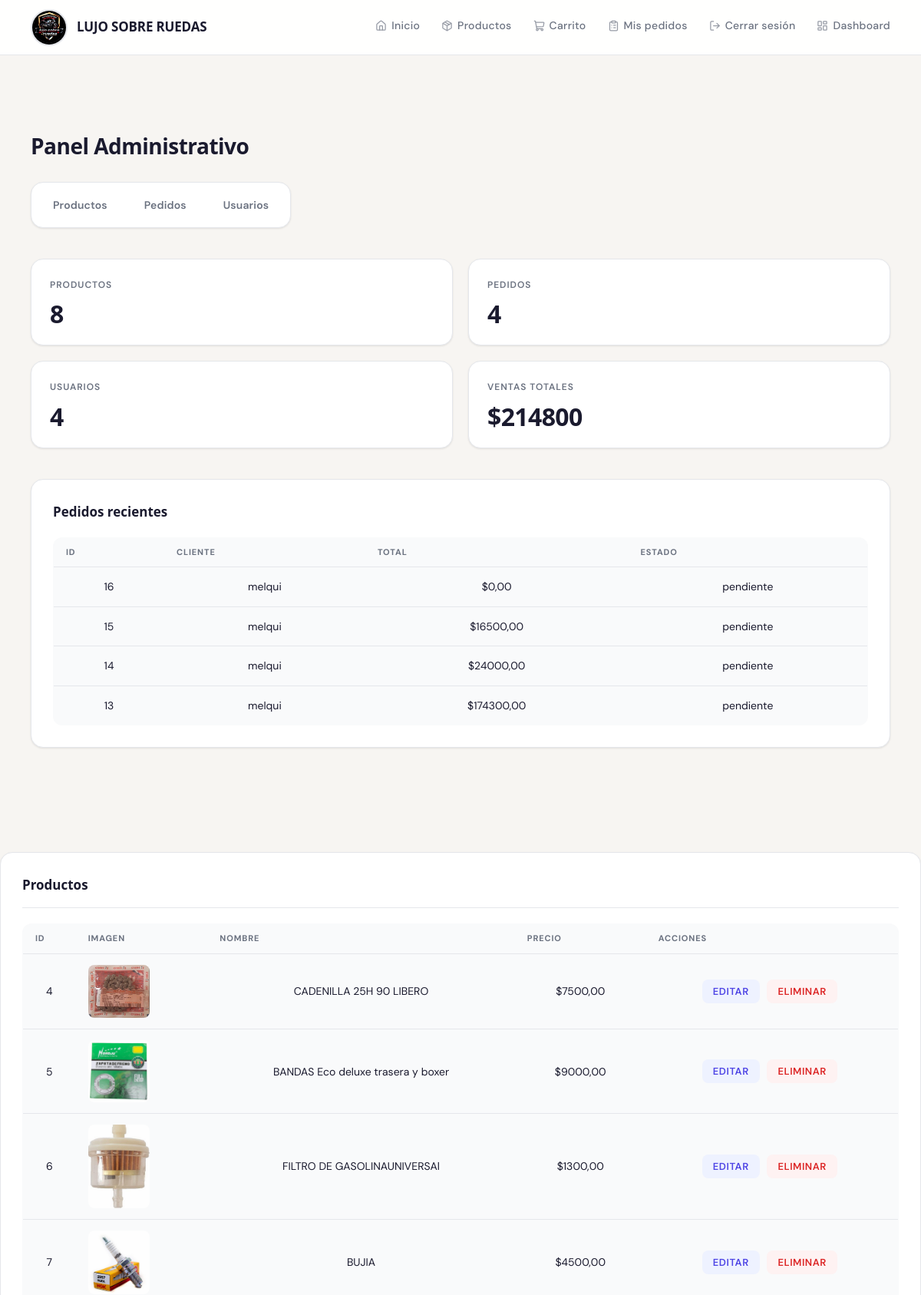
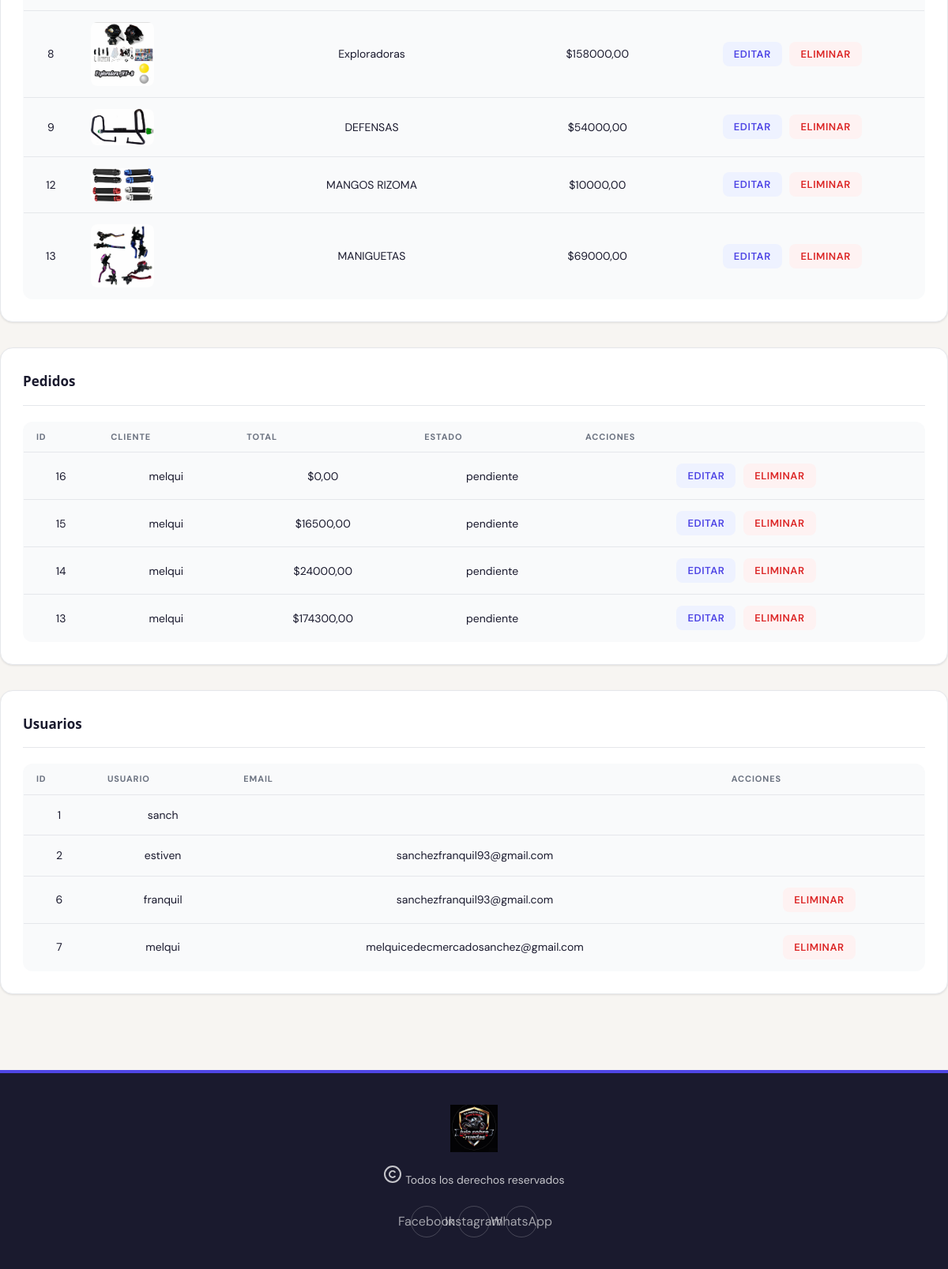
The app's page /dashboard/ (signed in) with its own data (2 pictures, top to bottom).
### TiendaApp/models.py (models this page shows, shortened)
class Pedido(models.Model):
    ESTADOS = (
        ('pendiente', 'Pendiente'),
        ('procesando', 'Procesando'),
        ('enviado', 'Enviado'),
        ('entregado', 'Entregado'),
    )
    usuario = models.ForeignKey(
        User,
        on_delete=models.CASCADE
    )
    nombre = models.CharField(max_length=200)
    email = models.EmailField()
    telefono = models.CharField(max_length=20)
    direccion = models.TextField()
    ciudad = models.CharField(max_length=100)
    total = models.DecimalField(
        max_digits=10,
        decimal_places=2
    )
    estado = models.CharField(
        max_length=20,
        choices=ESTADOS,
        default='pendiente'
    )
    fecha = models.DateTimeField(auto_now_add=True)

class Producto(models.Model):
    nombre = models.CharField(max_length=200)
    slug = models.SlugField(
        unique=True,
        blank=True
    )
    descripcion = models.TextField()
    precio = models.DecimalField(
        max_digits=10,
        decimal_places=2
    )
    imagen = models.ImageField(
        upload_to='productos/'
    )
    disponible = models.BooleanField(default=True)
    fecha_creacion = models.DateTimeField(auto_now_add=True)

### TiendaApp/views.py (the view)
@staff_member_required
def dashboard(request):
    total_productos = Producto.objects.count()
    total_pedidos = Pedido.objects.count()
    total_usuarios = User.objects.count()
    ventas_totales = Pedido.objects.aggregate(
        total=Sum('total')
    )['total'] or 0
    pedidos_recientes = Pedido.objects.order_by(
        '-fecha'
    )[:5]
    productos = Producto.objects.all()
    pedidos = Pedido.objects.all().order_by(
        '-fecha'
    )
    usuarios = User.objects.all()
    contexto = {
        'total_productos': total_productos,
        'total_pedidos': total_pedidos,
        'total_usuarios': total_usuarios,
        'ventas_totales': ventas_totales,
        'pedidos_recientes': pedidos_recientes,
        'productos': productos,
        'pedidos': pedidos,
        'usuarios': usuarios,
    }
    return render(
        request,
        'TiendaApp/dashboard.html',
        contexto
    )

### TiendaApp/templates/tiendaApp/dashboard.html (shortened to what this page needs)
{% extends 'TiendaApp/base.html' %}
{% block content %}
<section class="dashboard">
    <h1 class="dashboard-title">
        Panel Administrativo
    </h1>
    <div class="dashboard-links">
    <a href="#productos">
        Productos
    </a>
    <a href="#pedidos">
        Pedidos
    </a>
    <a href="#usuarios">
        Usuarios
    </a>
</div>
    <div class="dashboard-cards">
        <div class="dashboard-card">
            <h2>
                Productos
            </h2>
            <p>
                {{ total_productos }}
            </p>
        </div>
        <div class="dashboard-card">
            <h2>
                Pedidos
            </h2>
            <p>
                {{ total_pedidos }}
            </p>
        </div>
        <div class="dashboard-card">
            <h2>
                Usuarios
            </h2>
            <p>
                {{ total_usuarios }}
            </p>
        </div>
        <div class="dashboard-card">
            <h2>
                Ventas Totales
            </h2>
            <p>
                ${{ ventas_totales }}
            </p>
        </div>
    </div>
    <div class="pedidos-recientes">
        <h2>
            Pedidos recientes
        </h2>
        <table>
            <thead>
                <tr>
                    <th>ID</th>
                    <th>Cliente</th>
                    <th>Total</th>
                    <th>Estado</th>
                </tr>
            </thead>
            <tbody>
                {% for pedido in pedidos_recientes %}
                <tr>
                    <td>
                        {{ pedido.id }}
                    </td>
                    <td>
                        {{ pedido.nombre }}
                    </td>
                    <td>
                        ${{ pedido.total }}
                    </td>
                    <td>
                        {{ pedido.estado }}
                    </td>
                </tr>
                {% endfor %}
            </tbody>
        </table>
    </div>
</section>
<div
    class="admin-section"
    id="productos"
>
    <h2>
        Productos
    </h2>
    <table>
        <thead>
            <tr>
                <th>ID</th>
                <th>Imagen</th>
                <th>Nombre</th>
                <th>Precio</th>
                <th>Acciones</th>
            </tr>
        </thead>
        <tbody>
            {% for producto in productos %}
            <tr>
                <td>
                    {{ producto.id }}
                </td>
                <td>
                    <img
                        src="{{ producto.imagen.url }}"
                        width="80"
                    >
                </td>
                <td>
                    {{ producto.nombre }}
                </td>
                <td>
                    ${{ producto.precio }}
                </td>
                <td>
                    <a
                        href="/admin/TiendaApp/producto/{{ producto.id }}/change/"
                    >
                        <button>
                            Editar
                        </button>
                    </a>
                    <a
                        href="/dashboard/producto/eliminar/{{ producto.id }}/"
                    >
                        <button>
                            Eliminar
                        </button>
                    </a>
                </td>
            </tr>
            {% endfor %}
        </tbody>
    </table>
</div>
<div class="admin-section"
id="pedidos">
    <h2>
        Pedidos
    </h2>
    <table>
        <thead>
            <tr>
                <th>ID</th>
                <th>Cliente</th>
                <th>Total</th>
                <th>Estado</th>
                <th>Acciones</th>
            </tr>
        </thead>
        <tbody>
            {% for pedido in pedidos %}
            <tr>
                <td>
                    {{ pedido.id }}
                </td>
                <td>
                    {{ pedido.nombre }}
                </td>
                <td>
                    ${{ pedido.total }}
                </td>
                <td>
                    {{ pedido.estado }}
                </td>
                <td>
                    <a
                        href="/admin/TiendaApp/pedido/{{ pedido.id }}/change/"
                    >
                        <button>
                            Editar
                        </button>
                    </a>
                    <a
                        href="/dashboard/pedido/eliminar/{{ pedido.id }}/"
                    >
                        <button>
                            Eliminar
                        </button>
                    </a>
                </td>
            </tr>
            {% endfor %}
        </tbody>
    </table>
</div>
<div class="admin-section"
id="usuarios">
    <h2>
        Usuarios
    </h2>
    <table>
        <thead>
            <tr>
                <th>ID</th>
                <th>Usuario</th>
                <th>Email</th>
                <th>Acciones</th>
            </tr>
        </thead>
        <tbody>
            {% for usuario in usuarios %}
            <tr>
                <td>
                    {{ usuario.id }}
                </td>
                <td>
                    {{ usuario.username }}
                </td>
                <td>
                    {{ usuario.email }}
                </td>
                <td>
                    {% if not usuario.is_superuser %}
                    <a
                        href="/dashboard/usuario/eliminar/{{ usuario.id }}/"
                    >
                        <button>
                            Eliminar
                        </button>
                    </a>
                    {% endif %}
                </td>
            </tr>
            {% endfor %}
        </tbody>
    </table>
</div>
{% endblock %}

### records on screen
Pedido: id "16", nombre "melqui", total "0,00", estado "pendiente"
Pedido: id "15", nombre "melqui", total "16500,00", estado "pendiente"
Pedido: id "14", nombre "melqui", total "24000,00", estado "pendiente"
Pedido: id "13", nombre "melqui", total "174300,00", estado "pendiente"
Producto: id "4", imagen (picture), nombre "CADENILLA 25H 90 LIBERO", precio "7500,00"
Producto: id "5", imagen (picture), nombre "BANDAS Eco deluxe trasera y boxer", precio "9000,00"
Producto: id "6", imagen (picture), nombre "FILTRO DE GASOLINAUNIVERSAl", precio "1300,00"
Producto: id "7", imagen (picture), nombre "BUJIA", precio "4500,00"
Producto: id "8", imagen (picture), nombre "Exploradoras", precio "158000,00"
Producto: id "9", imagen (picture), nombre "DEFENSAS", precio "54000,00"
Producto: id "12", imagen (picture), nombre "MANGOS RIZOMA", precio "10000,00"
Producto: id "13", imagen (picture), nombre "MANIGUETAS", precio "69000,00"

### other values on screen
{{ total_productos }} "8"
{{ total_pedidos }} "4"
{{ total_usuarios }} "4"
{{ ventas_totales }} "214800"
{{ usuario.id }} "1"
{{ usuario.username }} "sanch"
{{ usuario.id }} "2"
{{ usuario.username }} "estiven"
{{ usuario.email }} "sanchezfranquil93@gmail.com"
{{ usuario.id }} "6"
{{ usuario.username }} "franquil"
{{ usuario.id }} "7"
{{ usuario.username }} "melqui"
{{ usuario.email }} "melquicedecmercadosanchez@gmail.com"
